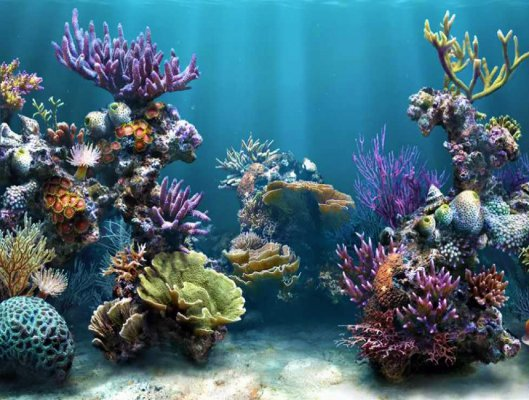
%> input picture Semestre-6/Computacion_y_analisis_de_datos_geofisicos/1.3 Procesamiento de imagenes/Arrecifes.jpg, 529 x 400 px, given in place of CWT.jpg, which was not available
$ octave 4.ImagenesyVideo.m   (GNU Octave 9; MATLAB toolbox functions it lacks are replaced by stand-ins)
%> lines starting %> are read from the running program, lines starting %| are printed output that depends on the picture; pictures that were not available may be replaced by others from this repository, and a replacement may not be noted

%Como abrir una imagen en MATLAB
X = imread('CWT.jpg');
%> X is the input picture: size 400x529x3 uint8; mean R, G, B 70.1, 105.6, 119.1
imshow(X);
imhist(X)
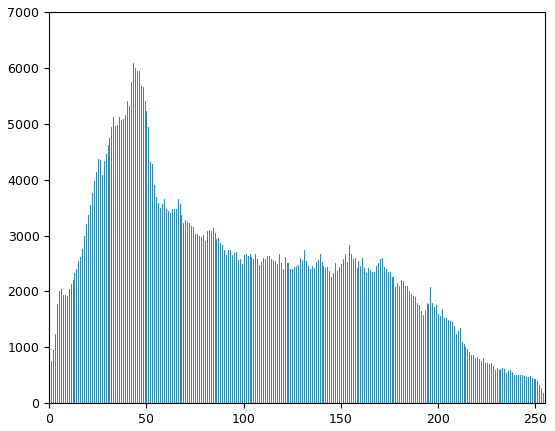
%> figure redrawn from the program's plot data; highest point at x = 43, y = 6096

Red=X(:,:,1); Green=X(:,:,2); Blue=X(:,:,3);
%> after `Red=X(:,:,1)`:
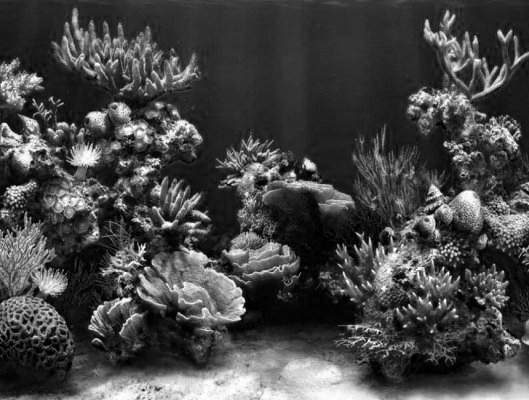
%> Red: size 400x529 uint8; min 0, max 255, mean 70.1
%> after `Green=X(:,:,2)`:
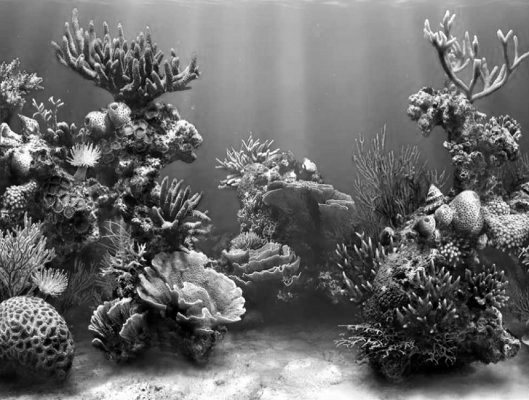
%> Green: size 400x529 uint8; min 0, max 255, mean 105.6
%> after `Blue=X(:,:,3)`:
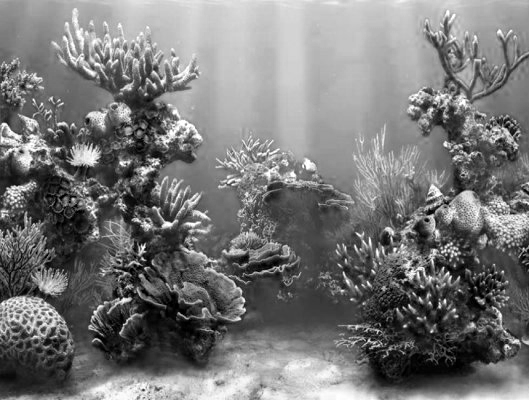
%> Blue: size 400x529 uint8; min 0, max 255, mean 119.1

subplot(4,1,1)
imshow(Red)
subplot(4,1,2)
imshow(Green)
subplot(4,1,3)
imshow(Blue)
subplot(4,1,4)
imshow(X)

I = rgb2gray(X);
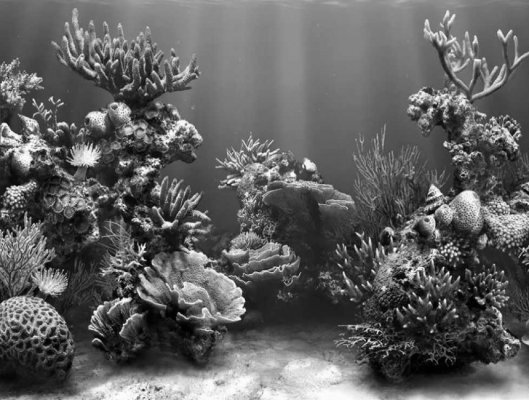
%> I: size 400x529 uint8; min 0, max 255, mean 96.5
imshow(I)

%transformaci髇 a HSV
%> (the run ends here)
